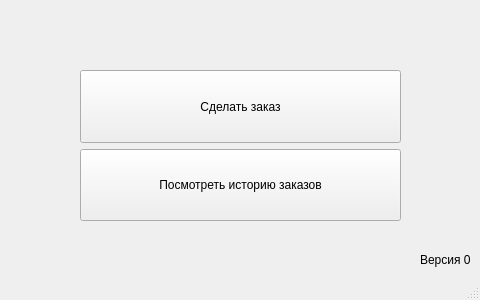
<?xml version="1.0" encoding="UTF-8"?>
<ui version="4.0">
 <class>MainWindow</class>
 <widget class="QMainWindow" name="MainWindow">
  <property name="geometry">
   <rect>
    <x>0</x>
    <y>0</y>
    <width>480</width>
    <height>300</height>
   </rect>
  </property>
  <property name="minimumSize">
   <size>
    <width>480</width>
    <height>300</height>
   </size>
  </property>
  <property name="maximumSize">
   <size>
    <width>480</width>
    <height>300</height>
   </size>
  </property>
  <property name="cursor">
   <cursorShape>ArrowCursor</cursorShape>
  </property>
  <property name="windowTitle">
   <string>ПО дилерского центра</string>
  </property>
  <widget class="QWidget" name="centralwidget">
   <widget class="QWidget" name="verticalLayoutWidget">
    <property name="geometry">
     <rect>
      <x>80</x>
      <y>70</y>
      <width>321</width>
      <height>151</height>
     </rect>
    </property>
    <property name="maximumSize">
     <size>
      <width>16777215</width>
      <height>16777215</height>
     </size>
    </property>
    <layout class="QVBoxLayout" name="verticalLayout">
     <item>
      <widget class="QPushButton" name="make_an_order">
       <property name="sizePolicy">
        <sizepolicy hsizetype="Minimum" vsizetype="Expanding">
         <horstretch>0</horstretch>
         <verstretch>0</verstretch>
        </sizepolicy>
       </property>
       <property name="maximumSize">
        <size>
         <width>16777215</width>
         <height>16777215</height>
        </size>
       </property>
       <property name="text">
        <string>Сделать заказ</string>
       </property>
      </widget>
     </item>
     <item>
      <widget class="QPushButton" name="all_orders">
       <property name="sizePolicy">
        <sizepolicy hsizetype="Minimum" vsizetype="Expanding">
         <horstretch>0</horstretch>
         <verstretch>0</verstretch>
        </sizepolicy>
       </property>
       <property name="maximumSize">
        <size>
         <width>16777215</width>
         <height>16777215</height>
        </size>
       </property>
       <property name="text">
        <string>Посмотреть историю заказов</string>
       </property>
      </widget>
     </item>
    </layout>
   </widget>
   <widget class="QLabel" name="label">
    <property name="geometry">
     <rect>
      <x>420</x>
      <y>250</y>
      <width>51</width>
      <height>20</height>
     </rect>
    </property>
    <property name="maximumSize">
     <size>
      <width>16777215</width>
      <height>16777215</height>
     </size>
    </property>
    <property name="text">
     <string>Версия 0.1</string>
    </property>
   </widget>
  </widget>
  <widget class="QStatusBar" name="statusbar"/>
 </widget>
 <resources/>
 <connections/>
</ui>
